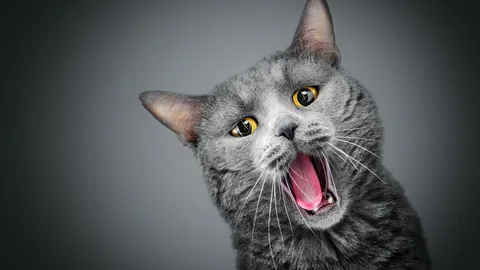
#> input picture Görüntü_İşleme/image_combining/cat.jpg, 480 x 270 px
$ python image_combining.py
#> lines starting #> are read from the running program, lines starting #| are printed output that depends on the picture

import cv2
import numpy as np

cat = cv2.imread('cat.jpg')
#> cat is the input picture: shape (270, 480, 3); mean B, G, R 89.2, 87.5, 85.5
dog = cv2.imread('dog.jpg')
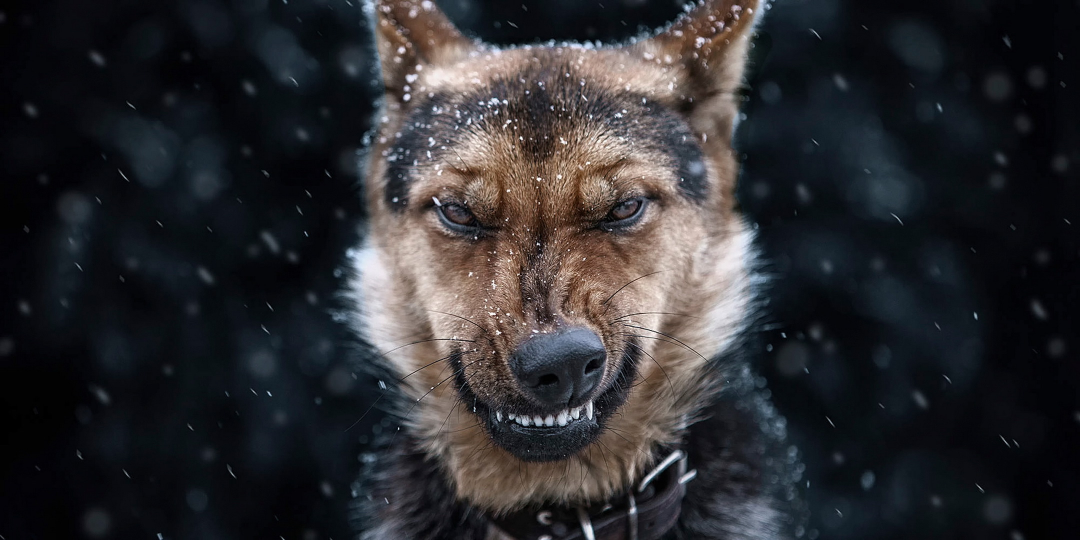
#> input picture Görüntü_İşleme/image_combining/dog.jpg, 2160 x 1080 px (shown at 1/2 size)
#> dog is the input picture: shape (1080, 2160, 3); mean B, G, R 47.4, 44.3, 44.9

cat_2 = cv2.resize(cat, (400, 400))
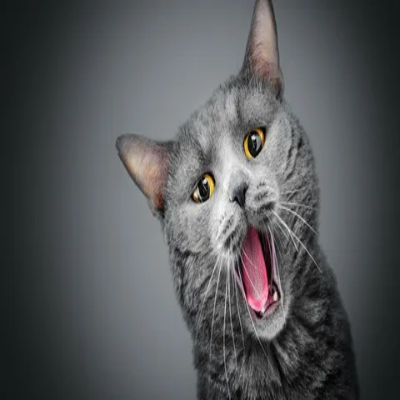
#> cat_2: shape (400, 400, 3); mean B, G, R 89.1, 87.4, 85.4
dog_2 = cv2.resize(dog, (400, 400))
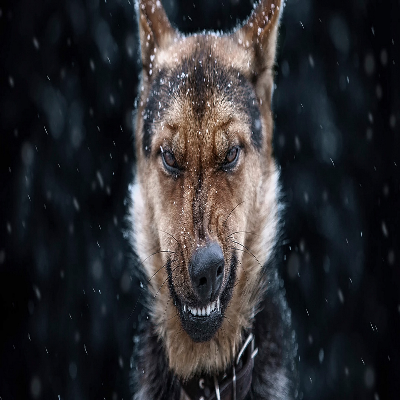
#> dog_2: shape (400, 400, 3); mean B, G, R 47.4, 44.3, 44.8

""" 1 - horizontal : yatay  """

horizontal = np.hstack((cat_2, dog_2))
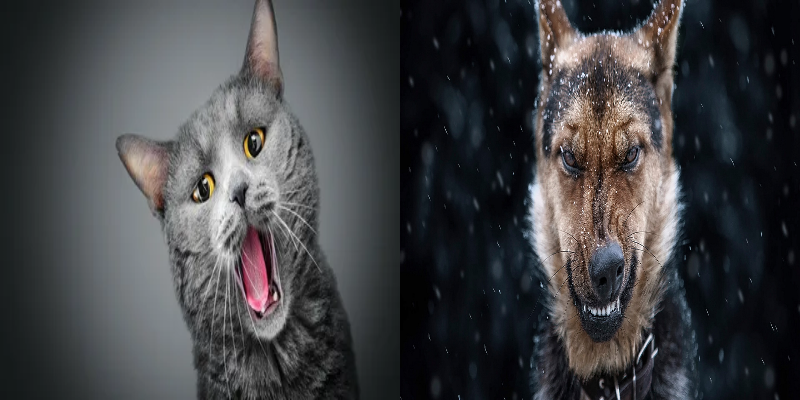
#> horizontal: shape (400, 800, 3); mean B, G, R 68.2, 65.8, 65.1

""" 2 - vertical : dikey """

vertical = np.vstack((cat_2, dog_2))
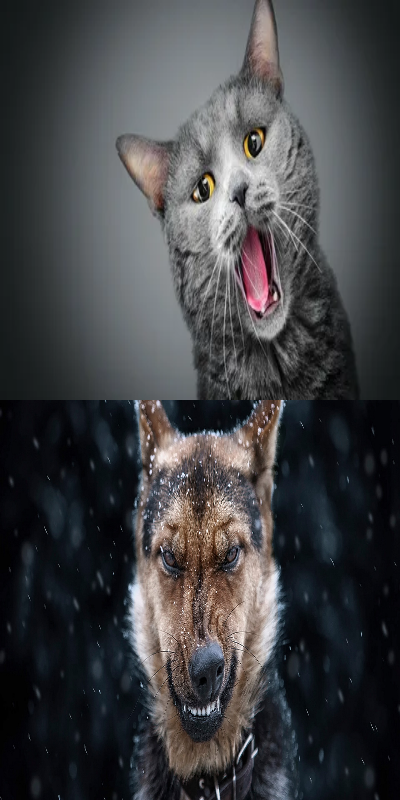
#> vertical: shape (800, 400, 3); mean B, G, R 68.2, 65.8, 65.1

cv2.imshow('image', horizontal)
cv2.imshow('image_2', vertical)

cv2.waitKey()
